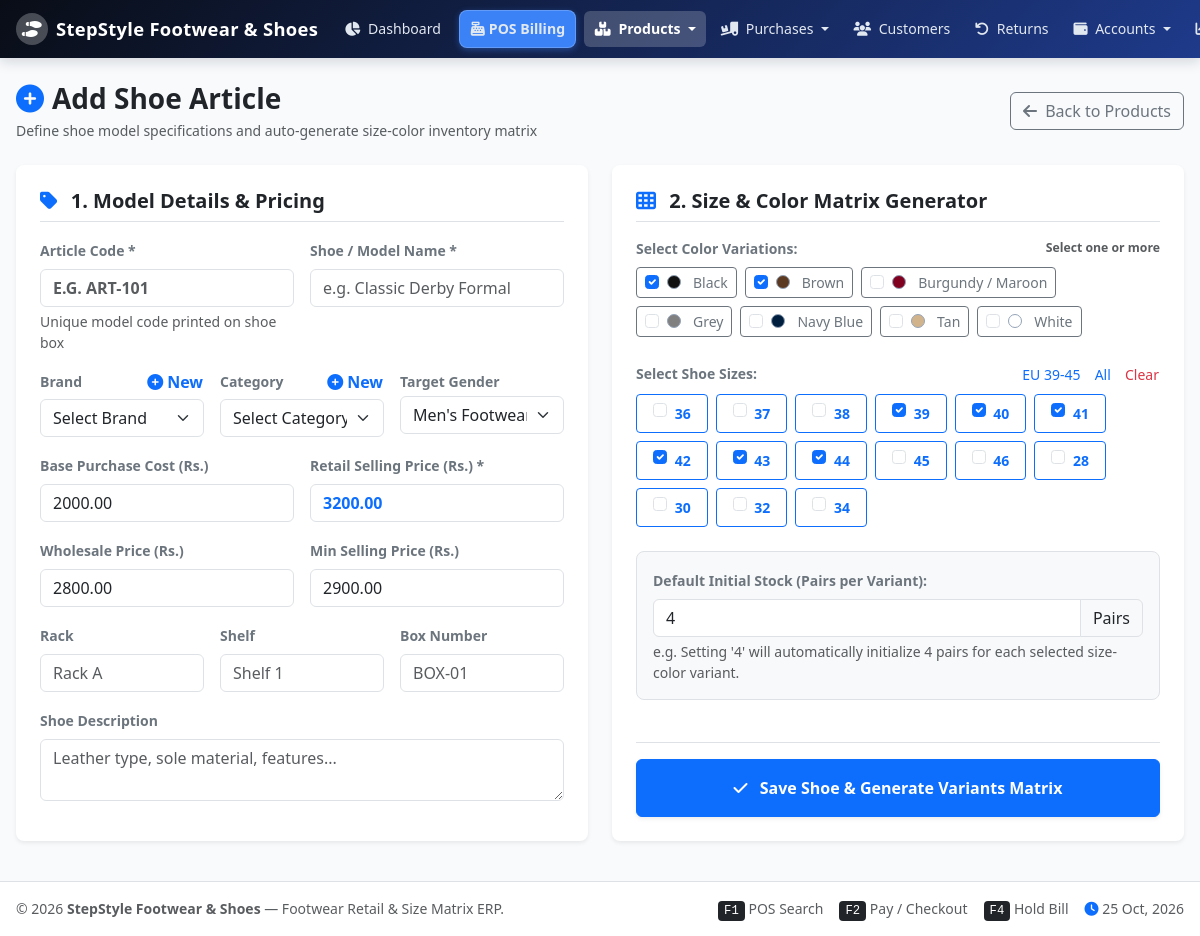
The page /product_add.php (signed in) on the database its author committed.
### tables this page shows
CREATE TABLE `colors` (
  `id` INT AUTO_INCREMENT PRIMARY KEY,
  `name` VARCHAR(50) NOT NULL,
  `name_ur` VARCHAR(50) NULL,
  `hex_code` VARCHAR(20) NOT NULL DEFAULT '#000000'
);

CREATE TABLE `sizes` (
  `id` INT AUTO_INCREMENT PRIMARY KEY,
  `size_system` VARCHAR(20) NOT NULL DEFAULT 'EU',  
  `size_number` VARCHAR(20) NOT NULL,
  `sort_order` INT NOT NULL DEFAULT 0
);

### config/functions.php (called while the page is built, shortened)
<?php
function clean($str) {
    return htmlspecialchars(trim((string)$str), ENT_QUOTES, 'UTF-8');
}

### product_add.php (the view, shortened to what this page needs)
<?php
$db = getDB();
$sizes = $db->query("SELECT * FROM sizes ORDER BY sort_order ASC, size_number ASC")->fetchAll();
$colors = $db->query("SELECT * FROM colors ORDER BY name ASC")->fetchAll();
require_once __DIR__ . '/includes/header.php';
?>
<div class="container-fluid px-3 pt-3">
    <div class="d-flex justify-content-between align-items-center mb-4">
        <div>
            <h2 class="h3 fw-bold text-dark mb-1">
                <i class="fa-solid fa-plus-circle text-primary me-2"></i>Add Shoe Article
            </h2>
            <p class="text-muted small mb-0">Define shoe model specifications and auto-generate size-color inventory matrix</p>
        </div>
        <a href="products.php" class="btn btn-outline-secondary">
            <i class="fa-solid fa-arrow-left me-1"></i> Back to Products
        </a>
    </div>
    <form method="POST" action="product_add.php" id="product_form">
        <div class="row g-4">
            <div class="col-lg-6">
                <div class="card border-0 shadow-sm rounded-3 p-4 bg-white h-100">
                    <h5 class="fw-bold text-dark mb-3 pb-2 border-bottom">
                        <i class="fa-solid fa-tag text-primary me-2"></i> 1. Model Details &amp; Pricing
                    </h5>
                    <div class="row g-3 mb-3">
                        <div class="col-md-6">
                            <label class="form-label small fw-bold text-secondary">Article Code *</label>
                            <input type="text" name="article_code" class="form-control text-uppercase fw-bold" placeholder="e.g. ART-101" required value="<?= clean($_POST['article_code'] ?? '') ?>">
                            <div class="form-text">Unique model code printed on shoe box</div>
                        </div>
                        <div class="col-md-6">
                            <label class="form-label small fw-bold text-secondary">Shoe / Model Name *</label>
                            <input type="text" name="name" class="form-control" placeholder="e.g. Classic Derby Formal" required value="<?= clean($_POST['name'] ?? '') ?>">
                        </div>
                    </div>
                    <div class="row g-3 mb-3">
                        <div class="col-md-4">
                            <div class="d-flex justify-content-between align-items-center mb-1">
                                <label class="form-label small fw-bold text-secondary mb-0">Brand</label>
                                <button type="button" class="btn btn-link p-0 text-primary small text-decoration-none fw-semibold" data-bs-toggle="modal" data-bs-target="#quickBrandModal">
                                    <i class="fa-solid fa-plus-circle me-1"></i>New
                                </button>
                            </div>
                            <select name="brand_id" id="brand_select" class="form-select">
                                <option value="">Select Brand</option>
                            </select>
                        </div>
                        <div class="col-md-4">
                            <div class="d-flex justify-content-between align-items-center mb-1">
                                <label class="form-label small fw-bold text-secondary mb-0">Category</label>
                                <button type="button" class="btn btn-link p-0 text-primary small text-decoration-none fw-semibold" data-bs-toggle="modal" data-bs-target="#quickCategoryModal">
                                    <i class="fa-solid fa-plus-circle me-1"></i>New
                                </button>
                            </div>
                            <select name="category_id" id="category_select" class="form-select">
                                <option value="">Select Category</option>
                            </select>
                        </div>
                        <div class="col-md-4">
                            <label class="form-label small fw-bold text-secondary mb-1">Target Gender</label>
                            <select name="gender" class="form-select">
                                <option value="men">Men's Footwear</option>
                            </select>
                        </div>
                    </div>
                    <div class="row g-3 mb-3">
                        <div class="col-md-6">
                            <label class="form-label small fw-bold text-secondary">Base Purchase Cost (Rs.)</label>
                            <input type="number" step="0.01" name="base_purchase_price" class="form-control" placeholder="0.00" value="<?= clean($_POST['base_purchase_price'] ?? '2000.00') ?>">
                        </div>
                        <div class="col-md-6">
                            <label class="form-label small fw-bold text-secondary">Retail Selling Price (Rs.) *</label>
                            <input type="number" step="0.01" name="base_selling_price" class="form-control fw-bold text-primary" placeholder="0.00" required value="<?= clean($_POST['base_selling_price'] ?? '3200.00') ?>">
                        </div>
                        <div class="col-md-6">
                            <label class="form-label small fw-bold text-secondary">Wholesale Price (Rs.)</label>
                            <input type="number" step="0.01" name="wholesale_price" class="form-control" placeholder="0.00" value="<?= clean($_POST['wholesale_price'] ?? '2800.00') ?>">
                        </div>
                        <div class="col-md-6">
                            <label class="form-label small fw-bold text-secondary">Min Selling Price (Rs.)</label>
                            <input type="number" step="0.01" name="min_selling_price" class="form-control" placeholder="0.00" value="<?= clean($_POST['min_selling_price'] ?? '2900.00') ?>">
                        </div>
                    </div>
                    <div class="row g-3 mb-3">
                        <div class="col-md-4">
                            <label class="form-label small fw-bold text-secondary">Rack</label>
                            <input type="text" name="rack_location" class="form-control" placeholder="Rack A">
                        </div>
                        <div class="col-md-4">
                            <label class="form-label small fw-bold text-secondary">Shelf</label>
                            <input type="text" name="shelf_location" class="form-control" placeholder="Shelf 1">
                        </div>
                        <div class="col-md-4">
                            <label class="form-label small fw-bold text-secondary">Box Number</label>
                            <input type="text" name="box_number" class="form-control" placeholder="BOX-01">
                        </div>
                    </div>
                    <div class="mb-3">
                        <label class="form-label small fw-bold text-secondary">Shoe Description</label>
                        <textarea name="description" class="form-control" rows="2" placeholder="Leather type, sole material, features..."></textarea>
                    </div>
                </div>
            </div>
            <div class="col-lg-6">
                <div class="card border-0 shadow-sm rounded-3 p-4 bg-white h-100">
                    <h5 class="fw-bold text-dark mb-3 pb-2 border-bottom">
                        <i class="fa-solid fa-table-cells text-primary me-2"></i> 2. Size &amp; Color Matrix Generator
                    </h5>
                    <div class="mb-4">
                        <label class="form-label small fw-bold text-secondary d-flex justify-content-between align-items-center">
                            <span>Select Color Variations:</span>
                            <span class="text-muted small">Select one or more</span>
                        </label>
                        <div class="d-flex flex-wrap gap-2">
                            <?php foreach ($colors as $c): ?>
                                <label class="btn btn-outline-secondary btn-sm d-flex align-items-center gap-2">
                                    <input type="checkbox" name="colors[]" value="<?= $c['id'] ?>" class="form-check-input mt-0 color-checkbox" <?= in_array($c['name'], ['Black', 'Brown']) ? 'checked' : '' ?>>
                                    <span class="color-swatch-sm" style="background-color: <?= clean($c['hex_code']) ?>;"></span>
                                    <span><?= clean($c['name']) ?></span>
                                </label>
                            <?php endforeach; ?>
                        </div>
                    </div>
                    <div class="mb-4">
                        <div class="d-flex justify-content-between align-items-center mb-2">
                            <label class="form-label small fw-bold text-secondary mb-0">Select Shoe Sizes:</label>
                            <div>
                                <button type="button" class="btn btn-link btn-sm p-0 text-decoration-none me-2" onclick="toggleSizes('EU')">EU 39-45</button>
                                <button type="button" class="btn btn-link btn-sm p-0 text-decoration-none me-2" onclick="toggleSizes('ALL')">All</button>
                                <button type="button" class="btn btn-link btn-sm p-0 text-decoration-none text-danger" onclick="toggleSizes('NONE')">Clear</button>
                            </div>
                        </div>
                        <div class="d-flex flex-wrap gap-2">
                            <?php foreach ($sizes as $s): ?>
                                <label class="btn btn-outline-primary btn-sm px-3 py-2 text-center" style="min-width: 65px;">
                                    <input type="checkbox" name="sizes[]" value="<?= $s['id'] ?>" data-size="<?= clean($s['size_number']) ?>"
                                           class="form-check-input mt-0 me-1 size-checkbox" <?= in_array($s['size_number'], ['39', '40', '41', '42', '43', '44']) ? 'checked' : '' ?>>
                                    <span class="fw-bold"><?= clean($s['size_number']) ?></span>
                                </label>
                            <?php endforeach; ?>
                        </div>
                    </div>
                    <div class="mb-4 p-3 bg-light rounded-3 border">
                        <label class="form-label small fw-bold text-secondary">Default Initial Stock (Pairs per Variant):</label>
                        <div class="input-group">
                            <input type="number" name="initial_stock_default" class="form-control" value="4" min="0">
                            <span class="input-group-text">Pairs</span>
                        </div>
                        <div class="form-text">e.g. Setting '4' will automatically initialize 4 pairs for each selected size-color variant.</div>
                    </div>
                    <div class="pt-3 border-top mt-auto">
                        <button type="submit" class="btn btn-primary w-100 py-3 fw-bold shadow-sm">
                            <i class="fa-solid fa-check me-2"></i> Save Shoe &amp; Generate Variants Matrix
                        </button>
                    </div>
                </div>
            </div>
        </div>
    </form>
</div>
<?php require_once __DIR__ . '/includes/footer.php'; ?>

### assets/css/style.css (style rules this page uses)
:root { --primary-color: #2563eb; --primary-hover: #1d4ed8; --secondary-color: #0f172a; --accent-color: #0284c7; --success-color: #10b981; --warning-color: #f59e0b; --danger-color: #ef4444; --bg-light: #f8fafc; --card-bg: #ffffff; --border-color: #e2e8f0; --text-main: #0f172a; --text-muted: #64748b; }
html, body { max-width: 100%; overflow-x: hidden; margin: 0; padding: 0; }
body { font-family: 'Segoe UI', system-ui, -apple-system, BlinkMacSystemFont, 'Roboto', sans-serif; background-color: var(--bg-light); color: var(--text-main); min-height: 100vh; display: flex; flex-direction: column; -webkit-font-smoothing: antialiased; }
.color-swatch-sm { width: 14px; height: 14px; border-radius: 50%; display: inline-block; margin-right: 4px; border: 1px solid #94a3b8; vertical-align: middle; }

### rows shown on the page
colors: name "☑", name "Black"
colors: name "☑", name "Brown"
colors: name "Burgundy / Maroon"
colors: name "Grey"
colors: name "Navy Blue"
colors: name "Tan"
colors: name "White"
sizes: size_number "36"
sizes: size_number "37"
sizes: size_number "38"
sizes: size_number "☑", size_number "39"
sizes: size_number "☑", size_number "40"
sizes: size_number "☑", size_number "41"
sizes: size_number "☑", size_number "42"
sizes: size_number "☑", size_number "43"
sizes: size_number "☑", size_number "44"
sizes: size_number "45"
sizes: size_number "46"
sizes: size_number "28"
sizes: size_number "30"
sizes: size_number "32"
sizes: size_number "34"

### other values the page prints
$shop_name "StepStyle Footwear & Shoes"
get_setting('shop_name', 'Shoes POS') "StepStyle Footwear & Shoes"
